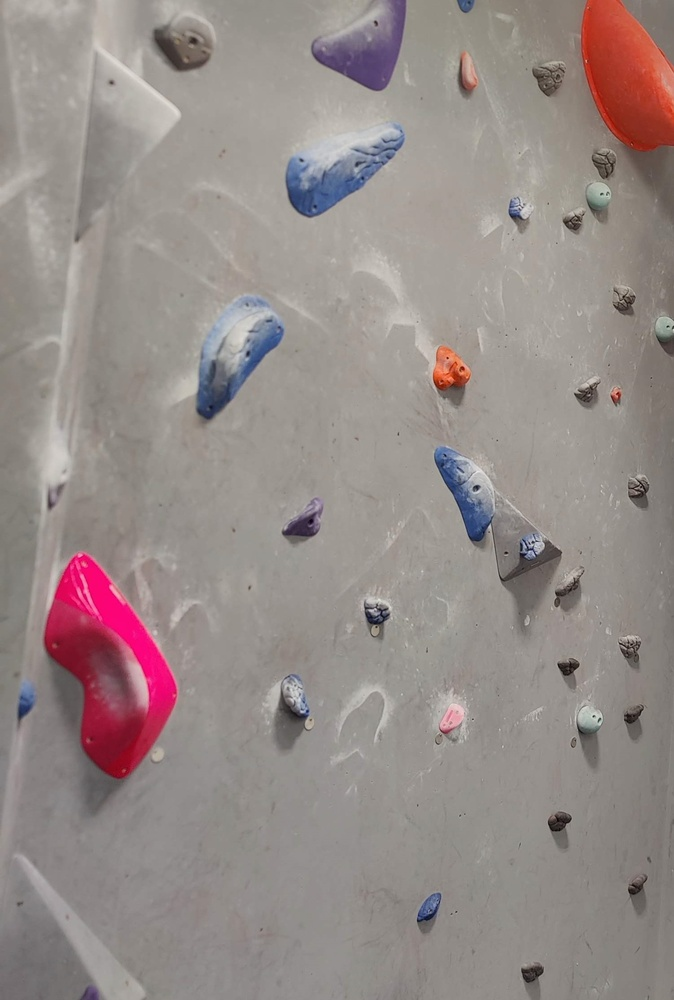
#> input picture Blank Wall.jpg, 674 x 1000 px, shrunk from 1502 x 2230 before the run
$ python 'Hold Identification 7.py'
#> lines starting #> are read from the running program, lines starting #| are printed output that depends on the picture; after the words box and inside, x2 and y2 are one past the last pixel; in counts of white or black regions, pixels touching at a corner belong together
import cv2
import numpy as np

def merge_boxes(boxes, x_val, y_val):
    merged_boxes = []
    while len(boxes) > 0:
        current_box = boxes.pop(0)
        x1, y1, w1, h1 = current_box
        merged_box = current_box

        for box in boxes:
            x2, y2, w2, h2 = box
            if abs(x1 - x2) < x_val and abs(y1 - y2) < y_val:
                # Merge boxes
                x_min = min(x1, x2)
                y_min = min(y1, y2)
                x_max = max(x1 + w1, x2 + w2)
                y_max = max(y1 + h1, y2 + h2)
                merged_box = (x_min, y_min, x_max - x_min, y_max - y_min)
                break

        merged_boxes.append(merged_box)

    return merged_boxes

# Load your image
image = cv2.imread('Blank Wall.jpg')
#> image is the input picture: shape (1000, 674, 3); mean B, G, R 136.7, 139.5, 149.9

# Convert to HSV
image_hsv = cv2.cvtColor(image, cv2.COLOR_BGR2HSV)
#> image_hsv: shape (1000, 674, 3); mean H, S, V 25.6, 27.2, 150.9
h, _, _ = cv2.split(image_hsv)
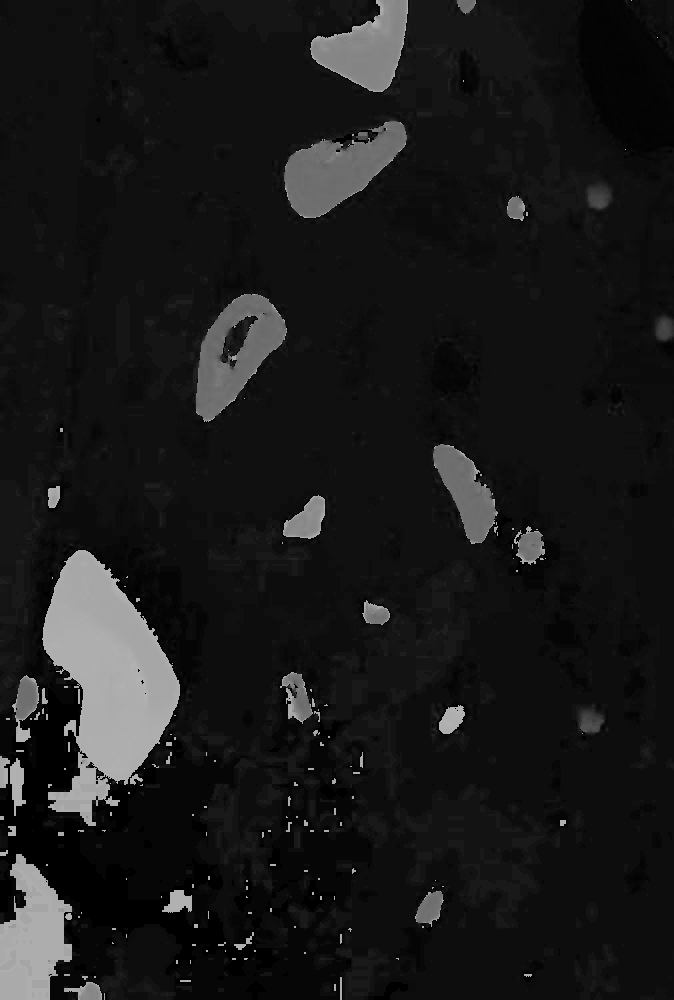
#> h: shape (1000, 674); min 0, max 179, mean 25.6

# Apply K-means clustering
K = 6  # Number of clusters (adjust as needed)
samples = h.reshape(-1, 1).astype(np.float32)
criteria = (cv2.TERM_CRITERIA_EPS + cv2.TERM_CRITERIA_MAX_ITER, 100, 0.2)
_, labels, centers = cv2.kmeans(samples, K, None, criteria, 10, cv2.KMEANS_RANDOM_CENTERS)
#> centers = [136.3, 171.3, 109.7, 4.4, 14.49, 21.68]

# Create masks for each cluster center
for center in centers:
    hue_value = int(center[0])
    lower_bound = np.array([hue_value - 10, 50, 50])
    upper_bound = np.array([hue_value + 10, 255, 255])
    mask = cv2.inRange(image_hsv, lower_bound, upper_bound)

    contours, _ = cv2.findContours(mask, cv2.RETR_EXTERNAL, cv2.CHAIN_APPROX_SIMPLE)

    # Filter out small contours (adjust the threshold as needed)
    min_contour_area = 60
    valid_contours = [cnt for cnt in contours if cv2.contourArea(cnt) > min_contour_area]

    # Get bounding boxes
    boxes = [cv2.boundingRect(cnt) for cnt in valid_contours]
    # Merge nearby bounding boxes
    merged_boxes = merge_boxes(boxes, x_val=150, y_val=150)

    for x, y, w, h in merged_boxes:
        cv2.rectangle(image, (x, y), (x + w, y + h), (0, 255, 0), 2)
        print(f"Merged box at ({x}, {y}), Width: {w}, Height: {h}")
#> this loop made 6 passes
#> (center, hue_value, lower_bound, upper_bound) on passes 3 to 6: ([109.7], 109, [99, 50, 50], [119, 255, 255]), ([4.4], 4, [-6, 50, 50], [14, 255, 255]), ([14.49], 14, [4, 50, 50], [24, 255, 255]), ([21.68], 21, [11, 50, 50], [31, 255, 255])
#> (center, hue_value, lower_bound, upper_bound, merged_boxes) on passes 1 to 2: ([136.3], 136, [126, 50, 50], [146, 255, 255], [(82, 987, 17, 13), (285, 512, 33, 24), (314, 0, 92, 90)]), ([171.3], 171, [161, 50, 50], [181, 255, 255], [(439, 709, 24, 25), (42, 550, 137, 231)])
#> (printed output is left out)
#> pass 1, `mask = cv2.inRange(image_hsv, lower_bound, upper_bound)`:
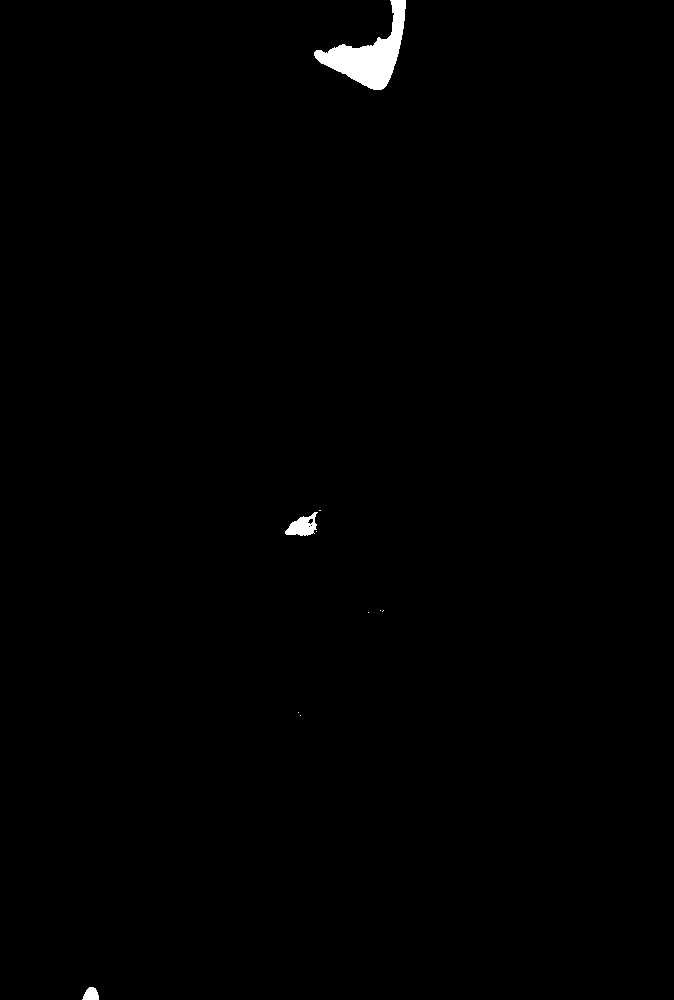
#> mask: shape (1000, 674); 0.56% white; 10 white regions (7 under 20 px), largest, box (x1, y1, x2, y2) and area: (314, 0, 406, 90) 3152, (285, 512, 318, 536) 452, (82, 987, 99, 1000) 164
#> pass 2, `mask = cv2.inRange(image_hsv, lower_bound, upper_bound)`:
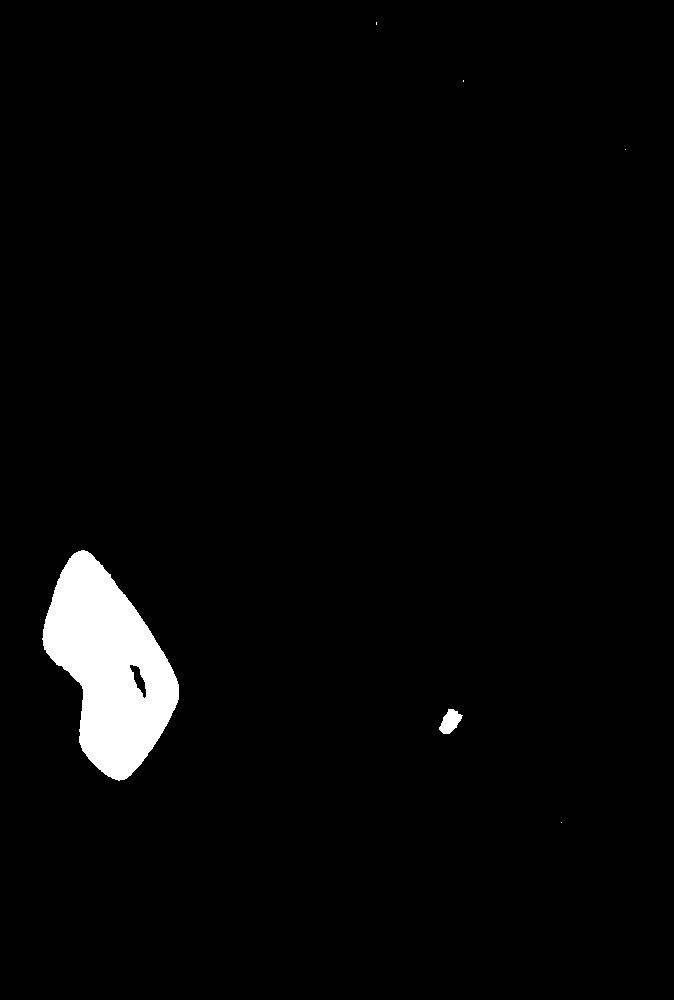
#> mask: shape (1000, 674); 2.7% white; 6 white regions (4 under 20 px), largest, box (x1, y1, x2, y2) and area: (42, 550, 179, 781) 18039, (439, 709, 463, 734) 361
#> pass 3, `mask = cv2.inRange(image_hsv, lower_bound, upper_bound)`:
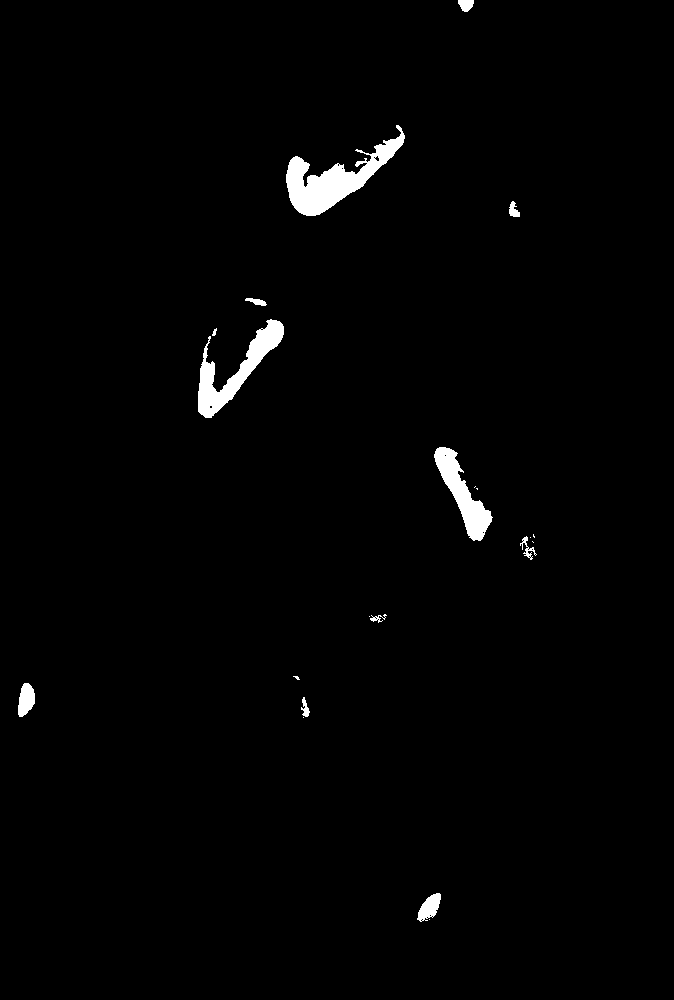
#> mask: shape (1000, 674); 1.4% white; 21 white regions (9 under 20 px), largest, box (x1, y1, x2, y2) and area: (286, 125, 405, 216) 3639, (198, 319, 284, 418) 2601, (434, 447, 493, 541) 1988
#> after the loop:
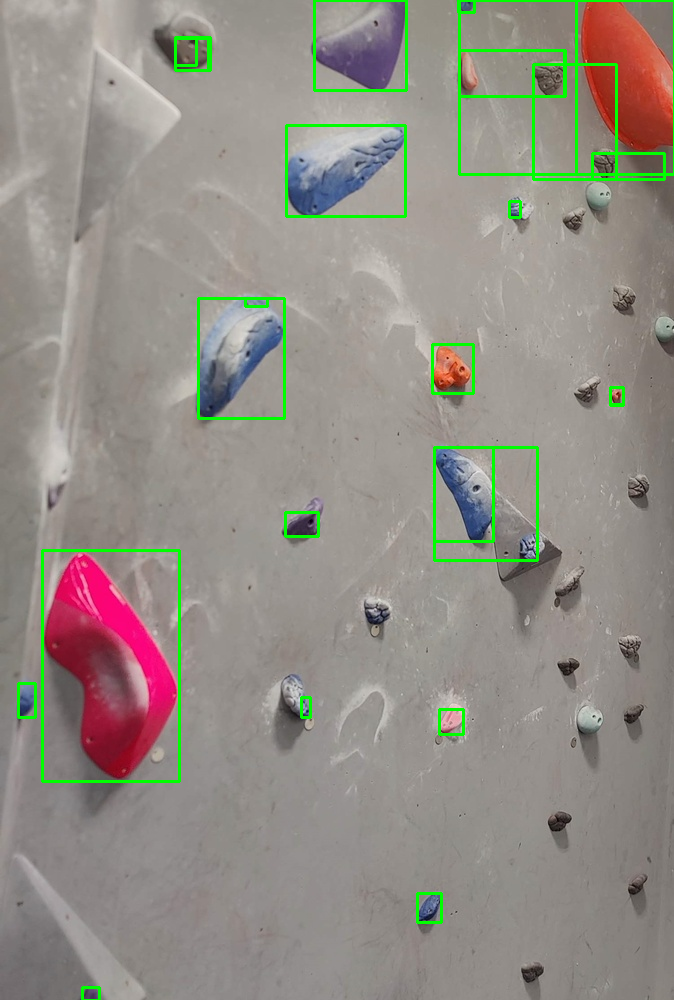
#> image: shape (1000, 674, 3); 2.28% of pixels changed, all inside (x1, y1, x2, y2) = (17, 0, 674, 1000)
#> after the loop:
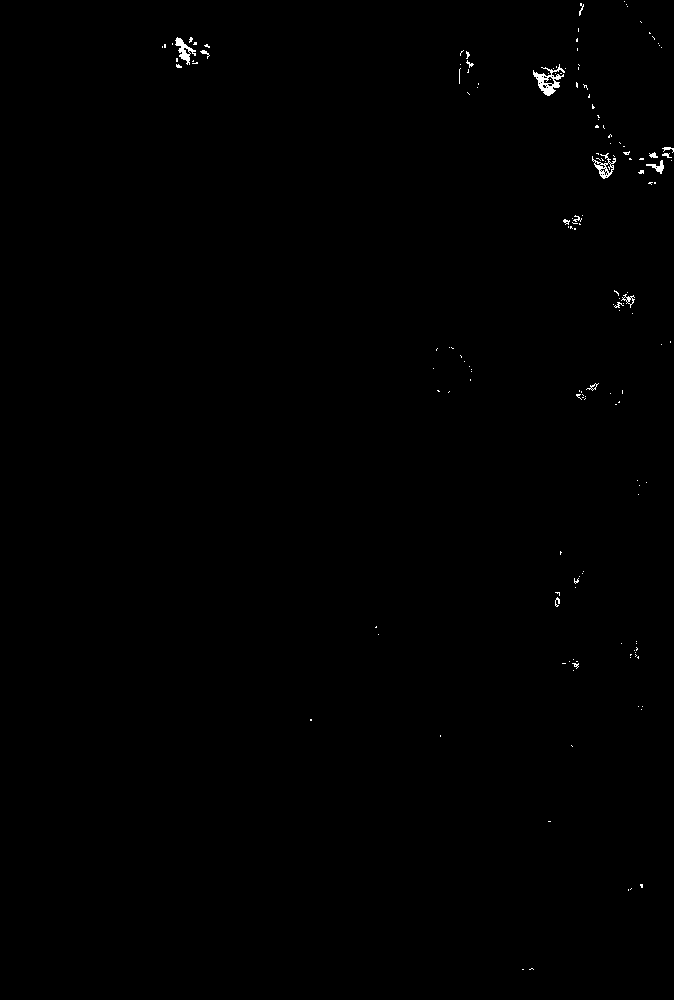
#> mask: shape (1000, 674); 0.27% white in thin lines or dots, all inside (x1, y1, x2, y2) = (162, 1, 674, 970)

# Display the image with bounding boxes
cv2.imshow('Detected Objects', image)
cv2.waitKey(0)
cv2.destroyAllWindows()
